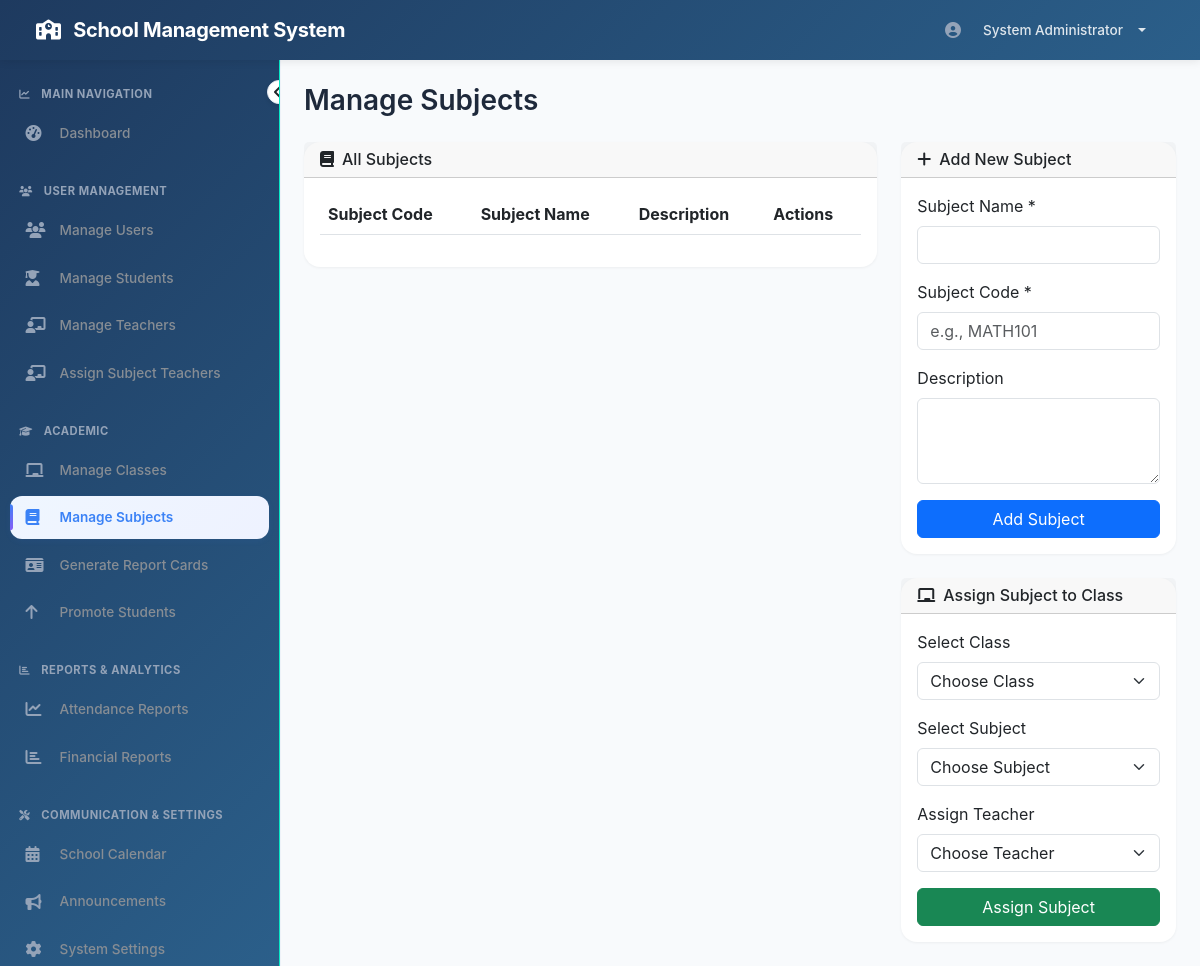
/admin/manage_subjects.php (signed in), run on an earlier commit of the app's database.
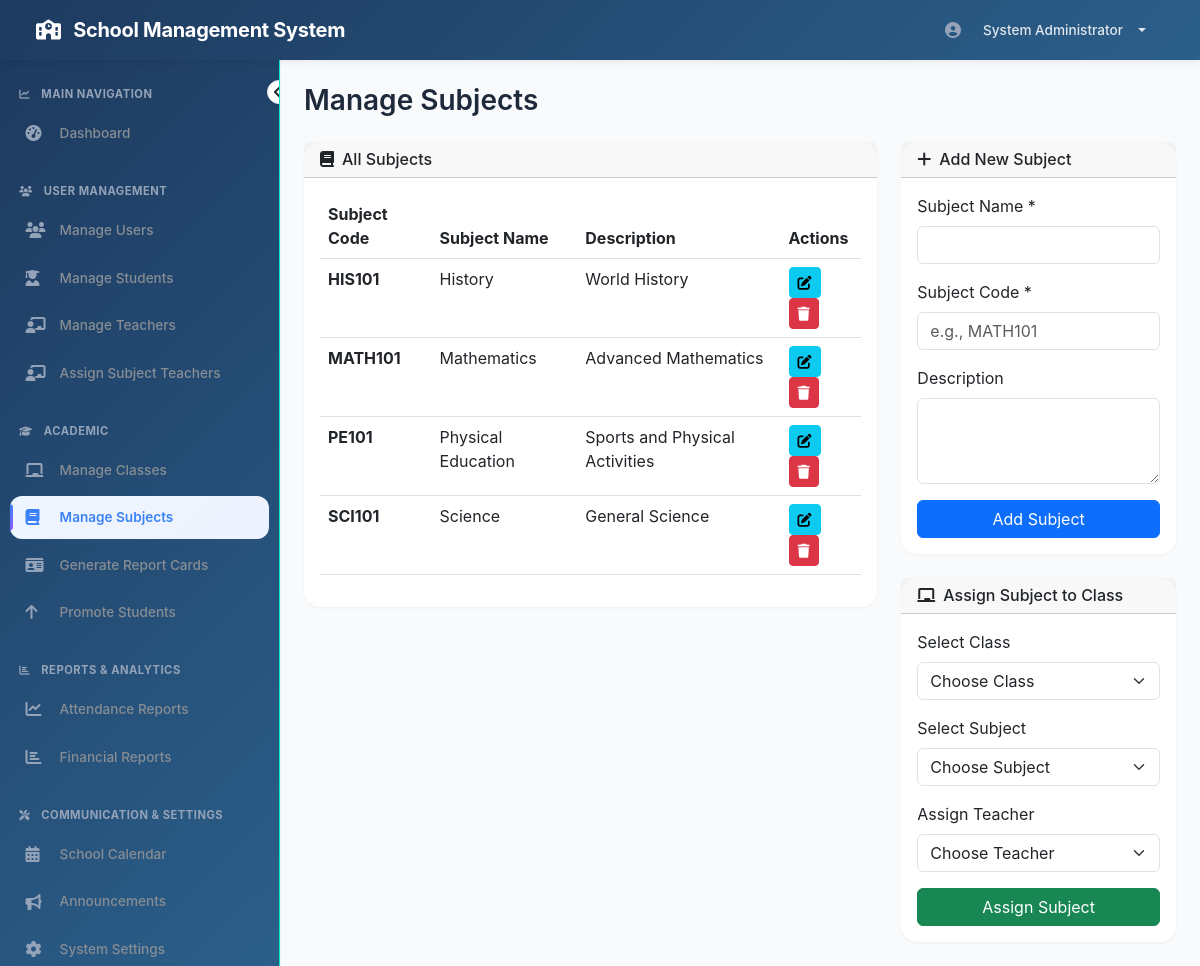
And on a later commit of the database.
### tables this page shows
CREATE TABLE `subjects` (
  `id` int(11) NOT NULL,
  `subject_name` varchar(100) NOT NULL,
  `subject_code` varchar(20) DEFAULT NULL,
  `description` text DEFAULT NULL,
  `created_at` timestamp NOT NULL DEFAULT current_timestamp()
);

### admin/manage_subjects.php (the view, shortened to what this page needs)
<?php
require_once '../config/database.php';
$subjects = mysqli_query($conn, "SELECT * FROM subjects ORDER BY subject_name");
include '../includes/header.php';
?>
<div class="row">
  <div class="col-md-8">
    <div class="card">
      <div class="card-header">
        <h6 class="mb-0"><i class="fas fa-book me-2"></i>All Subjects</h6>
      </div>
      <div class="card-body">
        <div class="table-responsive">
          <table class="table table-hover datatable">
            <thead>
              <tr>
                <th>Subject Code</th>
                <th>Subject Name</th>
                <th>Description</th>
                <th>Actions</th>
              </tr>
            </thead>
            <tbody>
              <?php while ($subject = mysqli_fetch_assoc($subjects)): ?>
                <tr>
                  <td><strong><?php echo $subject['subject_code']; ?></strong></td>
                  <td><?php echo htmlspecialchars($subject['subject_name']); ?></td>
                  <td><?php echo htmlspecialchars(substr($subject['description'], 0, 50)); ?></td>
                  <td>
                    <button class="btn btn-sm btn-info edit-subject"
                      data-id="<?php echo $subject['id']; ?>"
                      data-code="<?php echo $subject['subject_code']; ?>"
                      data-name="<?php echo htmlspecialchars($subject['subject_name']); ?>"
                      data-description="<?php echo htmlspecialchars($subject['description']); ?>">
                      <i class="fas fa-edit"></i>
                    </button>
                    <a href="?delete=<?php echo $subject['id']; ?>" class="btn btn-sm btn-danger delete-confirm">
                      <i class="fas fa-trash"></i>
                    </a>
                  </td>
                </tr>
              <?php endwhile; ?>
            </tbody>
          </table>
        </div>
      </div>
    </div>
  </div>
  <div class="col-md-4">
    <div class="card mb-4">
      <div class="card-header">
        <h6 class="mb-0"><i class="fas fa-plus me-2"></i>Add New Subject</h6>
      </div>
      <div class="card-body">
        <form method="POST" action="">
          <div class="mb-3">
            <label class="form-label">Subject Name *</label>
            <input type="text" class="form-control" name="subject_name" required>
          </div>
          <div class="mb-3">
            <label class="form-label">Subject Code *</label>
            <input type="text" class="form-control" name="subject_code" placeholder="e.g., MATH101" required>
          </div>
          <div class="mb-3">
            <label class="form-label">Description</label>
            <textarea class="form-control" name="description" rows="3"></textarea>
          </div>
          <button type="submit" class="btn btn-primary w-100">Add Subject</button>
        </form>
      </div>
    </div>
    <div class="card">
      <div class="card-header">
        <h6 class="mb-0"><i class="fas fa-chalkboard me-2"></i>Assign Subject to Class</h6>
      </div>
      <div class="card-body">
        <form method="POST" action="">
          <div class="mb-3">
            <label class="form-label">Select Class</label>
            <select class="form-select" name="class_id" required>
              <option value="">Choose Class</option>
            </select>
          </div>
          <div class="mb-3">
            <label class="form-label">Select Subject</label>
            <select class="form-select" name="subject_id" required>
              <option value="">Choose Subject</option>
            </select>
          </div>
          <div class="mb-3">
            <label class="form-label">Assign Teacher</label>
            <select class="form-select" name="teacher_id" required>
              <option value="">Choose Teacher</option>
            </select>
          </div>
          <button type="submit" name="assign_subject" class="btn btn-success w-100">Assign Subject</button>
        </form>
      </div>
    </div>
  </div>
</div>
<?php include '../includes/footer.php'; ?>

What changed in the data, as far as the page shows it:
added subjects: subject_code "HIS101", subject_name "History", description "World History"
added subjects: subject_code "MATH101", subject_name "Mathematics", description "Advanced Mathematics"
added subjects: subject_code "PE101", subject_name "Physical Education", description "Sports and Physical Activities"
added subjects: subject_code "SCI101", subject_name "Science", description "General Science"
